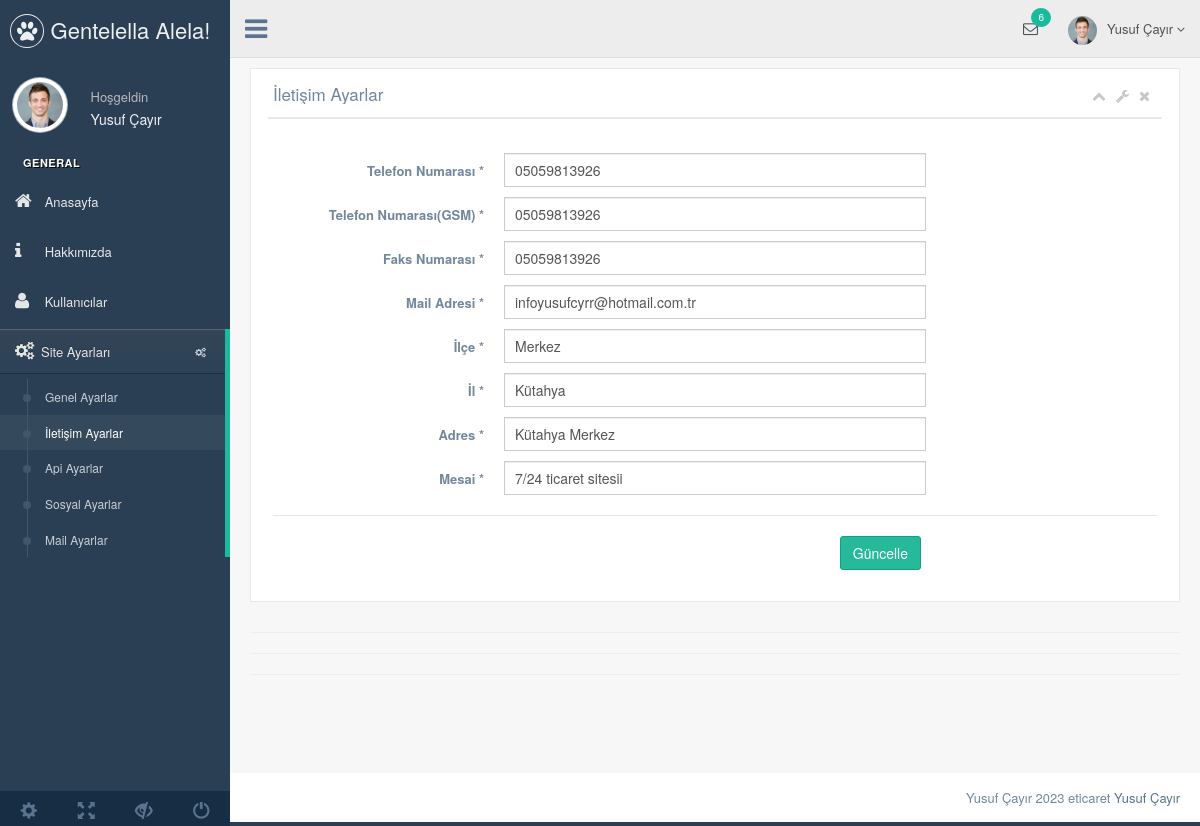
/eticaret/nedmin/production/iletisim-ayarlar.php (signed in), run on the app's committed database.
### tables this page shows
CREATE TABLE `kullanici` (
  `kullanici_id` int NOT NULL,
  `kullanici_zaman` datetime DEFAULT NULL,
  `kullanici_resim` varchar(250) DEFAULT NULL,
  `kullanici_tc` varchar(45) DEFAULT NULL,
  `kullanici_ad` varchar(45) DEFAULT NULL,
  `kullanici_mail` varchar(45) DEFAULT NULL,
  `kullanici_gsm` varchar(45) DEFAULT NULL,
  `kullanici_password` varchar(45) DEFAULT NULL,
  `kullanici_adsoyad` varchar(45) DEFAULT NULL,
  `kullanici_adres` varchar(45) DEFAULT NULL,
  `kullanici_il` varchar(45) DEFAULT NULL,
  `kullanici_ilce` varchar(45) DEFAULT NULL,
  `kullanici_unvan` varchar(45) DEFAULT NULL,
  `kullanici_yetki` varchar(45) DEFAULT NULL,
  `kullanici_durum` int DEFAULT NULL
);

CREATE TABLE `ayar` (
  `ayar_id` int NOT NULL,
  `ayar_logo` varchar(250) DEFAULT NULL,
  `ayar_title` varchar(250) DEFAULT NULL,
  `ayar_description` varchar(250) DEFAULT NULL,
  `ayar_author` varchar(45) DEFAULT NULL,
  `ayar_tel` varchar(45) DEFAULT NULL,
  `ayar_gsm` varchar(45) DEFAULT NULL,
  `ayar_faks` varchar(45) DEFAULT NULL,
  `ayar_mail` varchar(45) DEFAULT NULL,
  `ayar_ilce` varchar(45) DEFAULT NULL,
  `ayar_il` varchar(45) DEFAULT NULL,
  `ayar_adres` varchar(250) DEFAULT NULL,
  `ayar_mesai` varchar(250) DEFAULT NULL,
  `ayar_maps` varchar(250) DEFAULT NULL,
  `ayar_analystic` varchar(45) DEFAULT NULL,
  `ayar_zopim` varchar(250) DEFAULT NULL,
  `ayar_facebook` varchar(45) DEFAULT NULL,
  `ayar_twitter` varchar(45) DEFAULT NULL,
  `ayar_google` varchar(45) DEFAULT NULL,
  `ayar_youtube` varchar(45) DEFAULT NULL,
  `ayar_smtphost` varchar(45) DEFAULT NULL,
  `ayar_smtppassword` varchar(45) DEFAULT NULL,
  `ayar_smtpport` varchar(45) DEFAULT NULL,
  `ayar_keywords` varchar(45) DEFAULT NULL,
  `ayar_smtpuser` varchar(45) DEFAULT NULL
);

### eticaret/nedmin/production/iletisim-ayarlar.php (the view, shortened to what this page needs)
<?php
include 'header.php';
?>
        <div class="right_col" role="main">
          <div class="">
            <div class="row">
              <div class="col-md-12 col-sm-12 col-xs-12">
                <div class="x_panel">
                  <div class="x_title">
                    <h2>İletişim Ayarlar </h2>
                    <ul class="nav navbar-right panel_toolbox">
                      <li><a class="collapse-link"><i class="fa fa-chevron-up"></i></a>
                      </li>
                      <li class="dropdown">
                        <a href="#" class="dropdown-toggle" data-toggle="dropdown" role="button" aria-expanded="false"><i class="fa fa-wrench"></i></a>
                      </li>
                      <li><a class="close-link"><i class="fa fa-close"></i></a>
                      </li>
                    </ul>
                    <div class="clearfix"></div>
                  </div>
                  <div class="x_content">
                    <br />
                    <form action="../netting/islem.php" method="POST" id="demo-form2" data-parsley-validate class="form-horizontal form-label-left">
                      <div class="form-group">
                        <label class="control-label col-md-3 col-sm-3 col-xs-12" for="first-name">Telefon
                        Numarası <span class="required">*</span>
                        </label>
                        <div class="col-md-6 col-sm-6 col-xs-12">
                          <input type="text" id="first-name" name="ayar_tel" value="<?php echo
                          $ayarcek['ayar_tel']?>" required="required" class="form-control col-md-7 col-xs-12">
                        </div>
                      </div>
                      <div class="form-group">
                        <label class="control-label col-md-3 col-sm-3 col-xs-12" for="first-name">Telefon
                        Numarası(GSM) <span class="required">*</span>
                        </label>
                        <div class="col-md-6 col-sm-6 col-xs-12">
                          <input type="text" id="first-name" name="ayar_gsm" value="<?php echo
                          $ayarcek['ayar_gsm']?>" required="required" class="form-control col-md-7 col-xs-12">
                        </div>
                      </div>
                      <div class="form-group">
                        <label class="control-label col-md-3 col-sm-3 col-xs-12" for="first-name">Faks
                        Numarası <span class="required">*</span>
                        </label>
                        <div class="col-md-6 col-sm-6 col-xs-12">
                          <input type="text" id="first-name" name="ayar_faks" value="<?php echo
                          $ayarcek['ayar_faks']?>" required="required" class="form-control col-md-7 col-xs-12">
                        </div>
                      </div>
                      <div class="form-group">
                        <label class="control-label col-md-3 col-sm-3 col-xs-12" for="first-name">Mail
                        Adresi <span class="required">*</span>
                        </label>
                        <div class="col-md-6 col-sm-6 col-xs-12">
                          <input type="email" id="first-name" name="ayar_mail" value="<?php echo
                          $ayarcek['ayar_mail']?>" required="required" class="form-control col-md-7 col-xs-12">
                        </div>
                      </div>
                      <div class="form-group">
                        <label class="control-label col-md-3 col-sm-3 col-xs-12" for="first-name"> İlçe
                         <span class="required">*</span>
                        </label>
                        <div class="col-md-6 col-sm-6 col-xs-12">
                          <input type="text" id="first-name" name="ayar_ilce" value="<?php echo
                          $ayarcek['ayar_ilce']?>" required="required" class="form-control col-md-7 col-xs-12">
                        </div>
                      </div>
                      <div class="form-group">
                        <label class="control-label col-md-3 col-sm-3 col-xs-12" for="first-name"> İl
                         <span class="required">*</span>
                        </label>
                        <div class="col-md-6 col-sm-6 col-xs-12">
                          <input type="text" id="first-name" name="ayar_il" value="<?php echo
                          $ayarcek['ayar_il']?>" required="required" class="form-control col-md-7 col-xs-12">
                        </div>
                      </div>
                      <div class="form-group">
                        <label class="control-label col-md-3 col-sm-3 col-xs-12" for="first-name"> Adres
                         <span class="required">*</span>
                        </label>
                        <div class="col-md-6 col-sm-6 col-xs-12">
                          <input type="text" id="first-name" name="ayar_adres" value="<?php echo
                          $ayarcek['ayar_adres']?>" required="required" class="form-control col-md-7 col-xs-12">
                        </div>
                      </div>
                      <div class="form-group">
                        <label class="control-label col-md-3 col-sm-3 col-xs-12" for="first-name"> Mesai
                         <span class="required">*</span>
                        </label>
                        <div class="col-md-6 col-sm-6 col-xs-12">
                          <input type="text" id="first-name" name="ayar_mesai" value="<?php echo
                          $ayarcek['ayar_mesai']?>" required="required" class="form-control col-md-7 col-xs-12">
                        </div>
                      </div>
                      <div class="ln_solid"></div>
                      <div class="form-group">
                        <div align ="right" class="col-md-6 col-sm-6 col-xs-12 col-md-offset-3">
                          <button type="submit" name="iletisimayarkaydet" class="btn btn-success">Güncelle</button>
                        </div>
                      </div>
                    </form>
                  </div>
                </div>
              </div>
            </div>
<hr>
<hr>
<hr>
          </div>
        </div>
       <?php include 'footer.php';?>

### eticaret/nedmin/production/header.php (shortened to what this page needs)
<?php
include '../netting/baglan.php';
$ayarsor=$db->prepare("SELECT * FROM ayar where ayar_id=:id");
$ayarsor->execute(array(
    'id' => 0
    ));
    $ayarcek=$ayarsor->fetch(PDO::FETCH_ASSOC);
    $kullanicisor=$db->prepare("SELECT * FROM kullanici where kullanici_mail=:mail");
    $kullanicisor->execute(array(
      'mail' => $_SESSION['kullanici_mail']
      ));
    $kullanicicek=$kullanicisor->fetch(PDO::FETCH_ASSOC);
?>
<!DOCTYPE html>
<html lang="en">
  <head>
    <link href="../vendors/bootstrap/dist/css/bootstrap.min.css" rel="stylesheet">
    <link href="../vendors/font-awesome/css/font-awesome.min.css" rel="stylesheet">
    <link href="../vendors/nprogress/nprogress.css" rel="stylesheet">
    <link href="../vendors/iCheck/skins/flat/green.css" rel="stylesheet">
    <link href="../vendors/datatables.net-bs/css/dataTables.bootstrap.min.css" rel="stylesheet">
    <link href="../vendors/datatables.net-buttons-bs/css/buttons.bootstrap.min.css" rel="stylesheet">
    <link href="../vendors/datatables.net-fixedheader-bs/css/fixedHeader.bootstrap.min.css" rel="stylesheet">
    <link href="../vendors/datatables.net-responsive-bs/css/responsive.bootstrap.min.css" rel="stylesheet">
    <link href="../vendors/datatables.net-scroller-bs/css/scroller.bootstrap.min.css" rel="stylesheet">
    <link href="../build/css/custom.min.css" rel="stylesheet">
  </head>
  <body class="nav-md">
    <div class="container body">
      <div class="main_container">
        <div class="col-md-3 left_col">
          <div class="left_col scroll-view">
            <div class="navbar nav_title" style="border: 0;">
              <a href="index.html" class="site_title"><i class="fa fa-paw"></i> <span>Gentelella Alela!</span></a>
            </div>
            <div class="profile clearfix">
              <div class="profile_pic">
                <img src="images/img.jpg" alt="..." class="img-circle profile_img">
              </div>
              <div class="profile_info">
                <span>Hoşgeldin</span>
                <h2> <?php echo $kullanicicek['kullanici_adsoyad'] ?> </h2>
              </div>
            </div>
            <br />
            <div id="sidebar-menu" class="main_menu_side hidden-print main_menu">
              <div class="menu_section">
                <h3>General</h3>
                <ul class="nav side-menu">
                <li><a href="index.php"><i class="fa fa-home"></i> Anasayfa </a></li>
                <li><a href="hakkimizda.php"><i class="fa fa-info"></i> Hakkımızda </a></li>
                <li><a href="kullanici.php"><i class="fa fa-user"></i> Kullanıcılar </a></li>
                  <li><a><i class="fa fa-cogs"></i>Site Ayarları <span class="fa fa-cogs"></span></a>
                    <ul class="nav child_menu">
                      <li><a href="genel-ayar.php">Genel Ayarlar</a></li>
                      <li><a href="iletisim-ayarlar.php">İletişim Ayarlar</a></li>
                      <li><a href="api-ayarlar.php">Api Ayarlar</a></li>
                      <li><a href="sosyal-ayarlar.php">Sosyal Ayarlar</a></li>
                      <li><a href="mail-ayarlar.php">Mail Ayarlar</a></li>
                    </ul>
                  </li>
                </ul>
              </div>
            </div>
            <div class="sidebar-footer hidden-small">
              <a data-toggle="tooltip" data-placement="top" title="Settings">
                <span class="glyphicon glyphicon-cog" aria-hidden="true"></span>
              </a>
              <a data-toggle="tooltip" data-placement="top" title="FullScreen">
                <span class="glyphicon glyphicon-fullscreen" aria-hidden="true"></span>
              </a>
              <a data-toggle="tooltip" data-placement="top" title="Lock">
                <span class="glyphicon glyphicon-eye-close" aria-hidden="true"></span>
              </a>
              <a data-toggle="tooltip" data-placement="top" title="Logout">
                <span class="glyphicon glyphicon-off" aria-hidden="true"></span>
              </a>
            </div>
          </div>
        </div>
        <div class="top_nav">
          <div class="nav_menu">
            <nav>
              <div class="nav toggle">
                <a id="menu_toggle"><i class="fa fa-bars"></i></a>
              </div>
              <ul class="nav navbar-nav navbar-right">
                <li class="">
                  <a href="javascript:;" class="user-profile dropdown-toggle" data-toggle="dropdown" aria-expanded="false">
                    <img src="images/img.jpg" alt=""><?php echo $kullanicicek['kullanici_adsoyad']; ?>
                    <span class=" fa fa-angle-down"></span>
                  </a>
                </li>
                <li role="presentation" class="dropdown">
                  <a href="javascript:;" class="dropdown-toggle info-number" data-toggle="dropdown" aria-expanded="false">
                    <i class="fa fa-envelope-o"></i>
                    <span class="badge bg-green">6</span>
                  </a>
                </li>
              </ul>
            </nav>
          </div>
        </div>

### data on the page
kullanici: kullanici_adsoyad "Yusuf Çayır"
ayar: ayar_tel "05059813926", ayar_gsm "05059813926", ayar_faks "05059813926", ayar_mail "infoyusufcyrr@hotmail.com.tr", ayar_ilce "Merkez", ayar_il "Kütahya", ayar_adres "Kütahya Merkez", ayar_mesai "7/24 ticaret sitesii"
